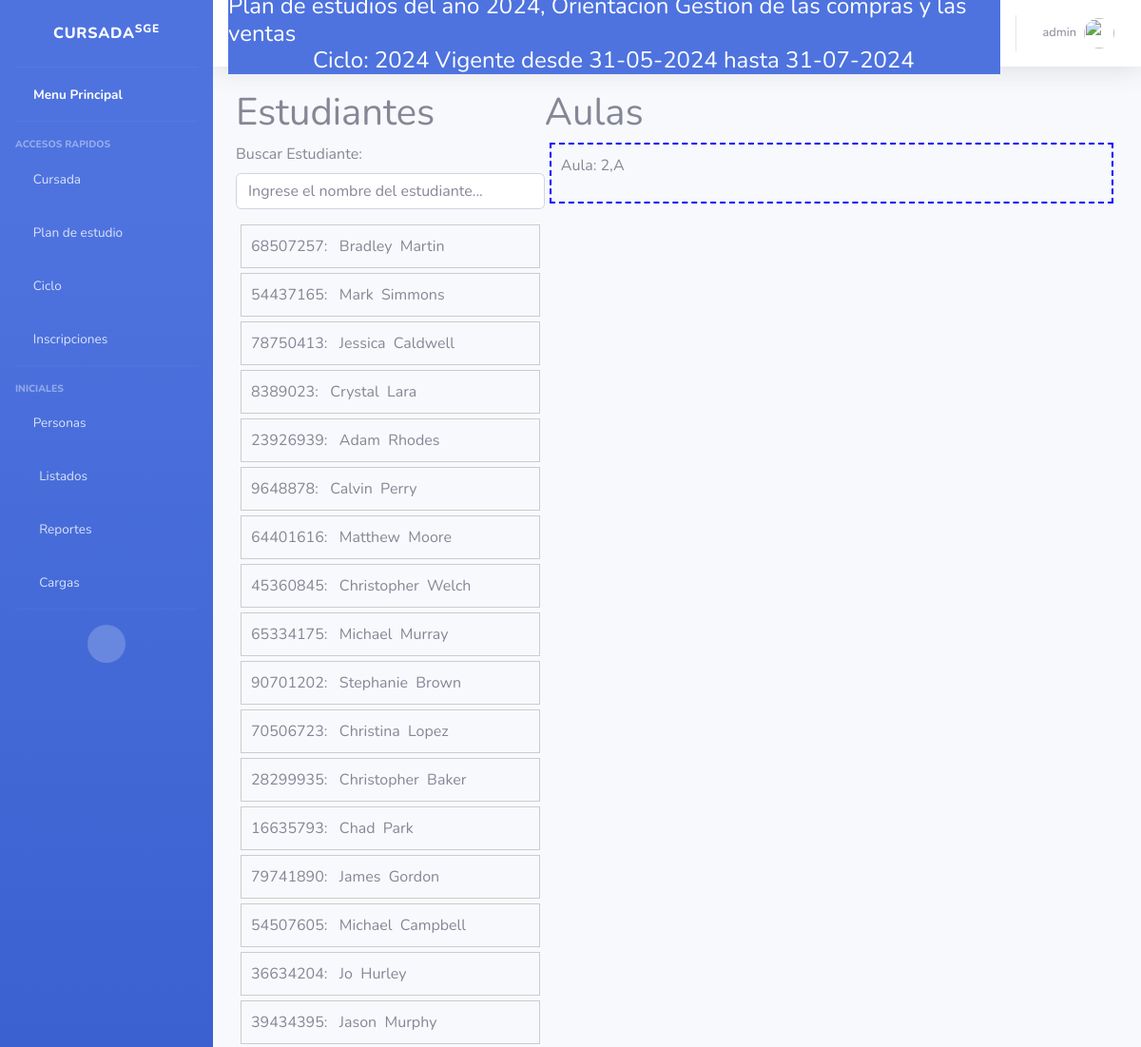
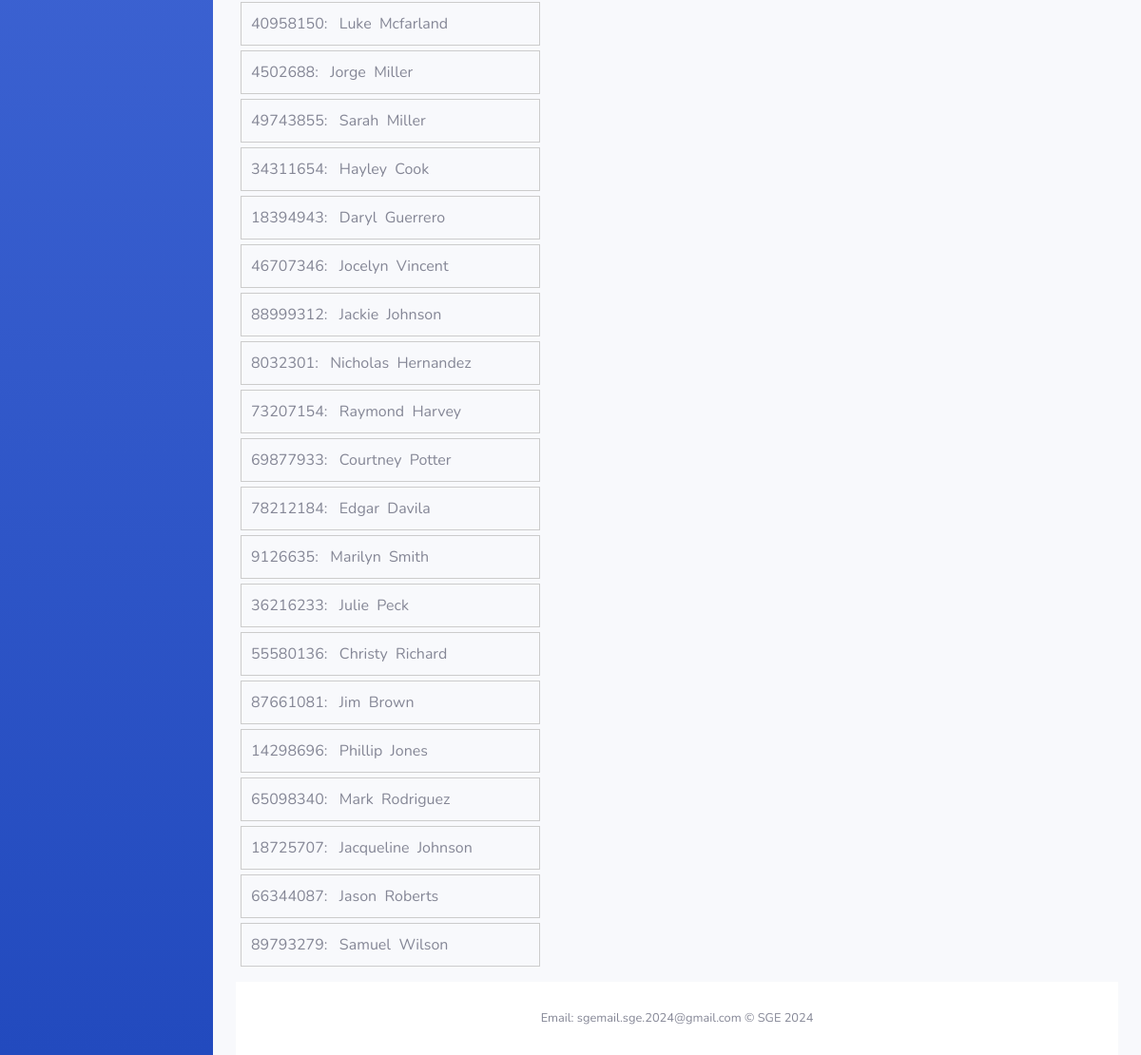
The page /Clases/asignar_alumno_a_aula/2/ (signed in) on the database its author committed (2 pictures, top to bottom).
### Core/models.py (models this page shows, shortened)
class Ciclo (models.Model):
    anioCalendario = models.CharField(
        help_text="Ej: 2024",
        max_length=4,
        unique= True)
    fechaInicio = models.DateField(help_text="Ej: 16/02/2024",
                                   default=now)
    plan = models.ForeignKey(PlanDeEstudios, blank=False, on_delete=models.CASCADE)
    fechaFin = models.DateField(help_text="Ej: 28/11/2024",)
    esActual = models.BooleanField(
        default= True
    )
    def __str__(self):
        return "{0} Vigente desde {1} hasta {2}".format(self.anioCalendario,self.fechaInicio.strftime("%d-%m-%Y"), self.fechaFin.strftime("%d-%m-%Y"))

class Inscripcion(models.Model):
    estudiante = models.ForeignKey(
        Estudiante,
        null=True,
        help_text="Ej: Juan Perez",
        on_delete=models.CASCADE,
    )
    ciclo = models.ForeignKey(
        Ciclo,
        null=True,
        on_delete=models.CASCADE,
        help_text="Ej: Actual",
    )
    anio = models.ForeignKey(
        AnioPlan,
        on_delete=models.CASCADE,
        help_text="Ej: 1,año",
    )
    fecha = models.DateTimeField(default=now,help_text="Ej: 16/02/2024",)
    class Meta:
        unique_together = ['estudiante', 'ciclo', 'anio']

class Persona(models.Model):
    MAXNOMBRE = 50
    MAXAPELLIDO = 50
    REGEX_NOMBRE = '^[0-9a-zA-Z-_ .]{3,100}$'
    REGEX_NUMERO = '^[0-9]{1,12}$'
    MAXDNI =11
    MAXDIRECCION = 100
    MAXTELEFONO = 10
    nombre = models.CharField(
        help_text="Ej: Juan",
        max_length = MAXNOMBRE,
        unique= False,
        null= False,
        blank= False,
        validators= [RegexValidator(regex=REGEX_NOMBRE)],
        error_messages= {
            'max_length': "El nombre puede tener a lo sumo {} caracteres".format(MAXNOMBRE),
            'blank': "El nombre es obligatorio"
        }
    )
    apellido = models.CharField(
        help_text="Ej: Perez",
        max_length=MAXAPELLIDO,
        unique=False,
        null=False,
        blank=False,
        validators=[RegexValidator(regex=REGEX_NOMBRE)],
        error_messages={
            'max_length': "El apellido puede tener a lo sumo {} caracteres".format(MAXNOMBRE),
            'blank': "El apéllido es obligatorio"
        }
    )
    dni= models.CharField(
        help_text="Ej: 12345678",
        max_length = MAXDNI,
        unique= True,
        null= False,
        blank= False,
        error_messages= {
            'max_length': "El dni puede tener a lo sumo {} caracteres".format(MAXDNI),
            'unique': "El dni ingresado ya existe",
            'blank': "El dni es obligatorio"
        }
    )
    localidad=models.ForeignKey(
        Localidad,
        null=False,
        blank=False,
        on_delete=models.CASCADE,
        help_text="Ej: Trelew",
        error_messages={
        }
    )
    direccion=models.CharField(
        help_text="Ej: Calle falsa 123",
        max_length = MAXDIRECCION,
        unique= False,
        null= False,
        blank= False,
        error_messages= {
            'blank': "La direccion es obligatoria"
        }
    )
    email = models.EmailField(
        help_text="Ej: asd@asd.com",
        unique=True,
        null=True,
        blank=True,
        primary_key=False,
        error_messages={
            'unique': "El email no esta disponible",
        }
    )
    telefono= models.CharField(
        help_text="Ej: 0123456789 ",
        max_length=MAXTELEFONO,
        unique=False,
        null=True,
        blank=True,
        primary_key=False,
        validators=[RegexValidator(regex=REGEX_NUMERO)],
        error_messages={
            'max_length': "El telefono puede tener a lo sumo {} caracteres".format(MAXTELEFONO),
        }
    )

class Aula(models.Model):
    estudiantes = models.ManyToManyField(
        'Estudiante',
        blank=True,
        related_name="estudiantes",
    )
    division = models.ForeignKey(
        'Division',
        unique=False,
        null=False,  # Asegura que cada aula tenga una división asociada
        blank=False,
        on_delete=models.CASCADE,
        related_name="aulas"  # Hace que el acceso a las aulas asociadas con una división sea más claro
    )
    class Meta:
        db_table = 'Aula'

class Division(models.Model):
    PRIMERA = '1ra'
    SEGUNDA = '2da'
    TERCERA = '3ra'
    CUARTA = '4ta'
    QUINTA = '5ta'
    CHOICES_DIV = (
        (PRIMERA, 'Primera'),
        (SEGUNDA, 'Segunda'),
        (TERCERA, 'Tercera'),
        (CUARTA, 'Cuarta'),
        (QUINTA, 'Quinta'))
    ciclo = models.ForeignKey(Ciclo, on_delete=models.CASCADE, related_name="divisiones")
    codigo = models.CharField(max_length=50, choices=CHOICES_DIV, default=PRIMERA)
    descripcion = models.CharField(max_length=50)
    anio = models.ForeignKey(AnioPlan, on_delete=models.CASCADE)
    alumnos = models.ManyToManyField(Estudiante)
    def __str__(self):
        return "{0},{1}".format(self.anio.codigo, self.codigo)

class AnioPlan(models.Model):
    MAXCODIGO= 50
    CANTMAXPORANIO= 50
    MAXDESCRIPCION = 50
    codigo = models.CharField(
        help_text="Ej: ",
        max_length= MAXCODIGO,
        null=False,
        blank=False,
        error_messages={
            'blank': "El codigo es obligatorio"
        })
    descripcion = models.CharField(help_text="nivel",
        unique=False,
        max_length= MAXDESCRIPCION,
        null=False,
        blank=False,
        primary_key=False,
        )
    plan = models.ForeignKey(PlanDeEstudios, models.CASCADE, related_name="anios")
    inscripciones = models.ManyToManyField(Estudiante)
    class Meta:
        unique_together = [['codigo', 'plan']]

### Clases/views.py (the view)
# urls.py: re_path(r'^asignar_alumno_a_aula/(?P<idAnio>\d+)/$', views.asignar_alumno_a_aula, name= 'asignar_alumno_a_aula'),
@login_required
def asignar_alumno_a_aula(request, idAnio):
    if not request.user.is_staff:
        return HttpResponseForbidden('Acceso denegado.')
    print("asignar alumno", idAnio)
    ciclo = Ciclo.objects.get(esActual = 'True')
    ciclo=request.ciclo
    divisiones = Division.objects.filter(anio_id=idAnio,ciclo=ciclo)
    estudiantes_inscritos = Inscripcion.objects.filter(anio=idAnio,ciclo = ciclo)
    print("estudiuantes inscriptos",estudiantes_inscritos)
    aulas = Aula.objects.filter(division__in=divisiones)
    print("Estoy en aulaaass",aulas[0].estudiantes.all())
    estudiantes_aula = {}  # Cambiaremos a un diccionario para asociar estudiantes con aulas
    for aula in aulas:
        estudiantes_aula[aula.id] = aula.estudiantes.all()
        print(aula.estudiantes.all())
    estudiantes_no_en_aula = []
    ids_estudiantes_aula = [estudiante.id for aula_estudiantes in estudiantes_aula.values() for estudiante in aula_estudiantes]
    print("Estudiates e aulas",ids_estudiantes_aula)
    print((ids_estudiantes_aula))
    for estudiante in estudiantes_inscritos:
        print("id estudiante*****",estudiante.estudiante.id,ids_estudiantes_aula)
        if estudiante.estudiante.id not in ids_estudiantes_aula:
            estudiantes_no_en_aula.append(estudiante)
    print("no en aula", estudiantes_no_en_aula)
    return render(request, 'Division/asignar_alumnno_aula.html', {'aulas': aulas,
                                                                'estudiantes': estudiantes_no_en_aula,
                                                                'estudiantes_aula': estudiantes_aula,
                                                                'estudiantes_no_en_aula': estudiantes_no_en_aula})

### Core/models.py (called while the page is built)
    def __str__(self):
        return "Plan de estudios del año {0}, Orientacion {1}".format(self.anio, self.orientacion)

### Clases/templates/Division/asignar_alumnno_aula.html (shortened to what this page needs)
{% extends 'index.html' %}
{% block content %}
{% load static %}
<head>
</head>
<cuerpo>
    <div id="estudiantes-container">
        <h1>Estudiantes</h1>
        <div class="form-group">
            <label for="search-input">Buscar Estudiante:</label>
            <input type="text" class="form-control" id="search-input" placeholder="Ingrese el nombre del estudiante...">
        </div>
        <ul id="estudiantes-list">
            {% for estudiante in estudiantes %}
                <li class="estudiante" draggable="true" ondragstart="handleDragStart(event,
                    '{{ estudiante.estudiante.dni }}',
                    '{{ estudiante.estudiante.id }}',
                    '{{ estudiante.estudiante.nombre }}',
                    '{{ estudiante.estudiante.apellido }}')"
                    data-id="{{ estudiante.estudiante.id }}"
                    data-dni="{{ estudiante.estudiante.dni }}"
                    data-nombre="{{ estudiante.estudiante.nombre }}"
                    data-apellido="{{ estudiante.estudiante.apellido }}">
                    {{ estudiante.estudiante.dni  }}: &nbsp {{ estudiante.estudiante.nombre  }}&nbsp {{estudiante.estudiante.apellido}}
                </li>
            {% endfor %}
        </ul>
    </div>
    <div id="aulas-container">
        <h1>Aulas</h1>
        {% for aula in aulas %}
            <div id="aulas-list">
                <li class="aula droptarget" ondrop="drop(event)" ondragover="allowDrop(event)" data-id="{{ aula.id }}">
                    Aula: {{ aula.division }}
                </li>
            </div>
        {% endfor %}
    </div>
</cuerpo>
</html>
{% endblock content %}

### principal/templates/index.html (shortened to what this page needs)
<!DOCTYPE html>
<html lang="en">
<head>
    <link href="https://cdn.jsdelivr.net/npm/bootstrap@5.2.3/dist/css/bootstrap.min.css" rel="stylesheet">
    <link href= "{% static 'vendor/fontawesome-free/css/all.min.css' %}" rel="stylesheet" type="text/css">
    <link href="{% static 'css/sb-admin-2.min.css' %}" rel="stylesheet">
    {% load bootstrap5 %}
</head>
{% block sidebar %}
<body id="page-top">
    <div id="wrapper">
        <ul class="navbar-nav bg-gradient-primary sidebar sidebar-dark accordion" id="accordionSidebar">
            <a class="sidebar-brand d-flex align-items-center justify-content-center" href="/">
                <div class="sidebar-brand-text mx-3">Cursada<sup>SGE</sup></div>
            </a>
            <hr class="sidebar-divider my-0">
            <li class="nav-item active">
                <a class="nav-link" href="/">
                    <i class="fas fa-school "></i>
                    <span>Menu Principal</span></a>
            </li>
            <hr class="sidebar-divider">
            <div class="sidebar-heading">
                Accesos Rapidos
            </div>
            {% if request.hayCicloActivo %}
            <li class="nav-item">
                <a class="nav-link collapsed" href="#" data-toggle="collapse" data-target="#collapseTree"
                    aria-expanded="true" aria-controls="collapseTwo">
                    <i class="far fa-file"></i>
                    <span>Cursada</span>
                </a>
            </li>
            {% endif %}
            <li class="nav-item">
                <a class="nav-link collapsed" href="#" data-toggle="collapse" data-target="#collapseTwo"
                    aria-expanded="true" aria-controls="collapseTwo">
                    <i class="far fa-calendar-alt "></i>
                    <span>Plan de estudio</span>
                </a>
            </li>
            {% if request.hayPlan %}
            <li class="nav-item">
                <a class="nav-link collapsed" href="#" data-toggle="collapse" data-target="#collapseCiclo"
                    aria-expanded="true" aria-controls="collapseTwo">
                    <i class="fas fa-chalkboard-teacher"></i>
                    <span>Ciclo</span>
                </a>
            </li>
            {% endif %}
            {% if request.hayCicloActivo %}
            <li class="nav-item">
                <a class="nav-link collapsed" href="#" data-toggle="collapse" data-target="#collapseUtilities"
                    aria-expanded="true" aria-controls="collapseUtilities">
                    <i class="fas fa-user-check"></i>
                    <span>Inscripciones</span>
                </a>
            </li>
            {% endif %}
            <hr class="sidebar-divider">
            <div class="sidebar-heading">
                Iniciales
            </div>
            <li class="nav-item">
                <a class="nav-link collapsed" href="#" data-toggle="collapse" data-target="#collapsePages"
                    aria-expanded="true" aria-controls="collapsePages">
                    <i class="fas fa-user-graduate fa-folder"></i>
                    <span>Personas</span>
                </a>
            </li>
            <li class="nav-item">
                <a class="nav-link collapsed" href="#" data-toggle="collapse" data-target="#collapseList"
                    aria-expanded="true" aria-controls="collapsePages">
                    <i class="fas fa-fw fa-table"></i>
                    <span>Listados</span>
                </a>
            </li>
            <li class="nav-item">
                <a class="nav-link collapsed" href="#" data-toggle="collapse" data-target="#collapseRep"
                    aria-expanded="true" aria-controls="collapsePages">
                    <i class="fas fa-fw fa-chart-area"></i>
                    <span>Reportes</span>
                </a>
            </li>
            <li class="nav-item">
                <a class="nav-link collapsed" href="#" data-toggle="collapse" data-target="#collapseCargas"
                    aria-expanded="true" aria-controls="collapsePages">
                    <i class="fas fa-fw fa-chart-area"></i>
                    <span>Cargas</span>
                </a>
            </li>
            <hr class="sidebar-divider d-none d-md-block">
            <div class="text-center d-none d-md-inline">
                <button class="rounded-circle border-0" id="sidebarToggle"></button>
            </div>
            {% endblock sidebar %}
        </ul>
        <div id="content-wrapper" class="d-flex flex-column">
            <div id="content">
<nav class="navbar navbar-expand navbar-light bg-white topbar mb-4 static-top shadow">
    <div class="container input-group btn-primary d-flex flex-column">
        {% if request.hayPlan %}
        <h4 class="mb-0">{{request.plan}}</h4>
        {% else %}
        <h4> No hay plan vigente</h4>
        {% endif %}
        {% if request.ciclo %}
        <h4 class="mb-0">Ciclo: {{request.ciclo}}</h4>
        {% else %}
        <h4> No hay ciclo vigente</h4>
        {% endif %}
    </div>
    <ul class="navbar-nav ml-auto">
        <li class="nav-item dropdown no-arrow">
            <a class="nav-link dropdown-toggle" href="#" id="userDropdown" role="button"
                data-toggle="dropdown" aria-haspopup="true" aria-expanded="false">
                <span class="mr-2 d-none d-lg-inline text-gray-600 small">{{ request.user.username }}</span>
                <img class="img-profile rounded-circle" src="{% static 'img/undraw_profile.svg' %}">
            </a>
        </li>
    </ul>
</nav>
                <div class="container-fluid">
                {% block content %}{% endblock content %}
    {% block footer %}
    <footer class="sticky-footer bg-white">
        <div class="container my-auto">
            <div class="copyright text-center my-auto">
                <span>Email: sgemail.sge.2024@gmail.com &copy; SGE 2024</span>
            </div>
        </div>
    </footer>
    {% endblock footer %}
</body>
</html>

### Clases/templates/Division/asignar_alumnno_aula.html (style rules this page uses)
cuerpo { display: flex; justify-content: space-around; }
#estudiantes-container { width: 35%; }
#aulas-container { width: 65%; }
.estudiante, .aula { padding: 10px; border: 1px solid #ccc; margin: 5px; cursor: grab; }
#estudiantes-list, #aulas-list { list-style: none; padding: 0; }
.aula { min-height: 50px; }
.droptarget { border: 2px dashed blue; }

### rows shown on the page
Ciclo: ciclo "2024 Vigente desde 31-05-2024 hasta 31-07-2024"
Inscripcion: estudiante.dni "68507257", estudiante.nombre "Bradley", estudiante.apellido "Martin"
Inscripcion: estudiante.dni "54437165", estudiante.nombre "Mark", estudiante.apellido "Simmons"
Inscripcion: estudiante.dni "78750413", estudiante.nombre "Jessica", estudiante.apellido "Caldwell"
Inscripcion: estudiante.dni "8389023", estudiante.nombre "Crystal", estudiante.apellido "Lara"
Inscripcion: estudiante.dni "23926939", estudiante.nombre "Adam", estudiante.apellido "Rhodes"
Inscripcion: estudiante.dni "9648878", estudiante.nombre "Calvin", estudiante.apellido "Perry"
Inscripcion: estudiante.dni "64401616", estudiante.nombre "Matthew", estudiante.apellido "Moore"
Inscripcion: estudiante.dni "45360845", estudiante.nombre "Christopher", estudiante.apellido "Welch"
Inscripcion: estudiante.dni "65334175", estudiante.nombre "Michael", estudiante.apellido "Murray"
Inscripcion: estudiante.dni "90701202", estudiante.nombre "Stephanie", estudiante.apellido "Brown"
Inscripcion: estudiante.dni "70506723", estudiante.nombre "Christina", estudiante.apellido "Lopez"
Inscripcion: estudiante.dni "28299935", estudiante.nombre "Christopher", estudiante.apellido "Baker"
Inscripcion: estudiante.dni "16635793", estudiante.nombre "Chad", estudiante.apellido "Park"
Inscripcion: estudiante.dni "79741890", estudiante.nombre "James", estudiante.apellido "Gordon"
Inscripcion: estudiante.dni "54507605", estudiante.nombre "Michael", estudiante.apellido "Campbell"
Inscripcion: estudiante.dni "36634204", estudiante.nombre "Jo", estudiante.apellido "Hurley"
Inscripcion: estudiante.dni "39434395", estudiante.nombre "Jason", estudiante.apellido "Murphy"
Inscripcion: estudiante.dni "40958150", estudiante.nombre "Luke", estudiante.apellido "Mcfarland"
Inscripcion: estudiante.dni "4502688", estudiante.nombre "Jorge", estudiante.apellido "Miller"
Inscripcion: estudiante.dni "49743855", estudiante.nombre "Sarah", estudiante.apellido "Miller"
Inscripcion: estudiante.dni "34311654", estudiante.nombre "Hayley", estudiante.apellido "Cook"
Inscripcion: estudiante.dni "18394943", estudiante.nombre "Daryl", estudiante.apellido "Guerrero"
Inscripcion: estudiante.dni "46707346", estudiante.nombre "Jocelyn", estudiante.apellido "Vincent"
Inscripcion: estudiante.dni "88999312", estudiante.nombre "Jackie", estudiante.apellido "Johnson"
Inscripcion: estudiante.dni "8032301", estudiante.nombre "Nicholas", estudiante.apellido "Hernandez"
Inscripcion: estudiante.dni "73207154", estudiante.nombre "Raymond", estudiante.apellido "Harvey"
Inscripcion: estudiante.dni "69877933", estudiante.nombre "Courtney", estudiante.apellido "Potter"
Inscripcion: estudiante.dni "78212184", estudiante.nombre "Edgar", estudiante.apellido "Davila"
Inscripcion: estudiante.dni "9126635", estudiante.nombre "Marilyn", estudiante.apellido "Smith"
Inscripcion: estudiante.dni "36216233", estudiante.nombre "Julie", estudiante.apellido "Peck"
Inscripcion: estudiante.dni "55580136", estudiante.nombre "Christy", estudiante.apellido "Richard"
Inscripcion: estudiante.dni "87661081", estudiante.nombre "Jim", estudiante.apellido "Brown"
Inscripcion: estudiante.dni "14298696", estudiante.nombre "Phillip", estudiante.apellido "Jones"
Inscripcion: estudiante.dni "65098340", estudiante.nombre "Mark", estudiante.apellido "Rodriguez"
Inscripcion: estudiante.dni "18725707", estudiante.nombre "Jacqueline", estudiante.apellido "Johnson"
Inscripcion: estudiante.dni "66344087", estudiante.nombre "Jason", estudiante.apellido "Roberts"
Inscripcion: estudiante.dni "89793279", estudiante.nombre "Samuel", estudiante.apellido "Wilson"
Aula: division "2,A"

### other values the page prints
{{ request.user.username }} "admin"
